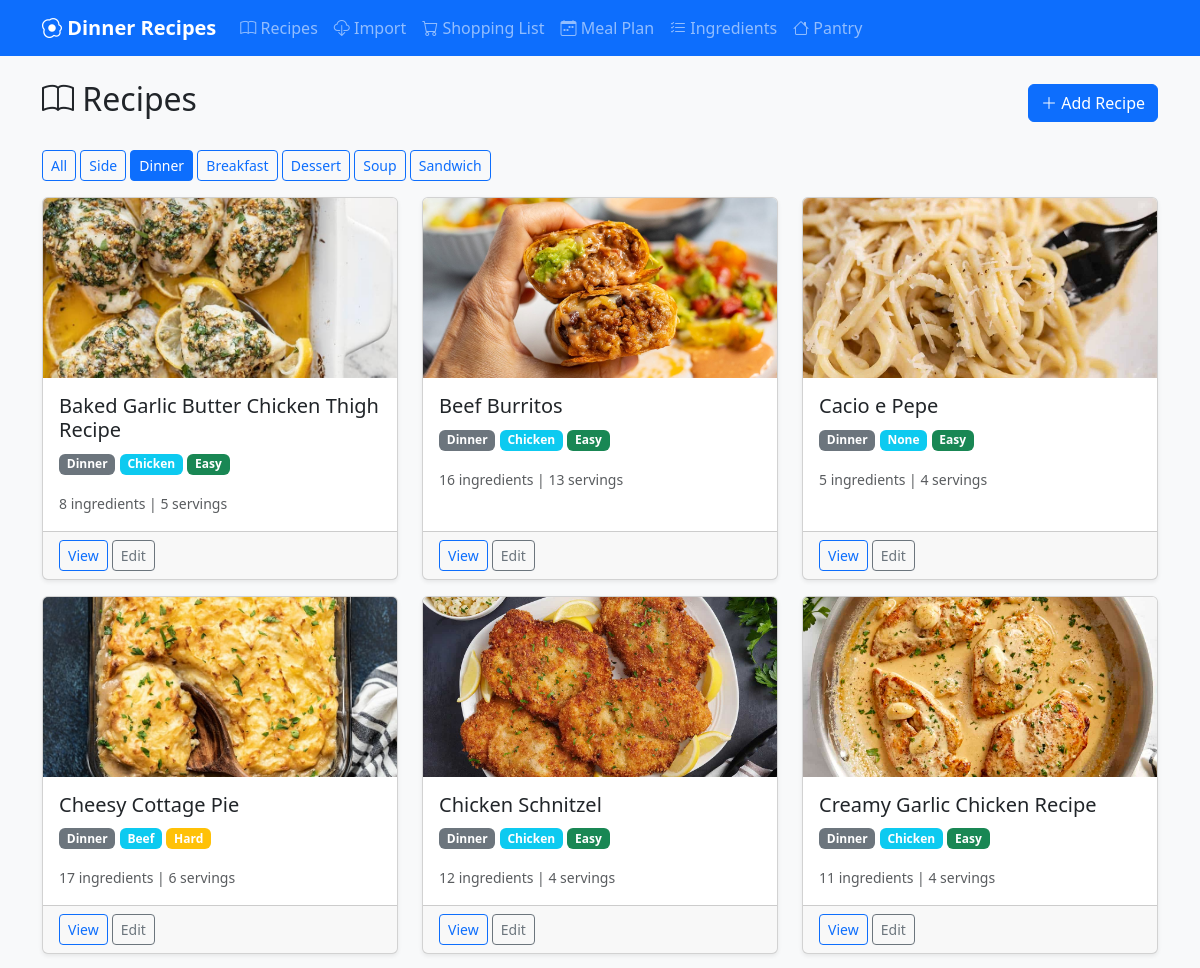
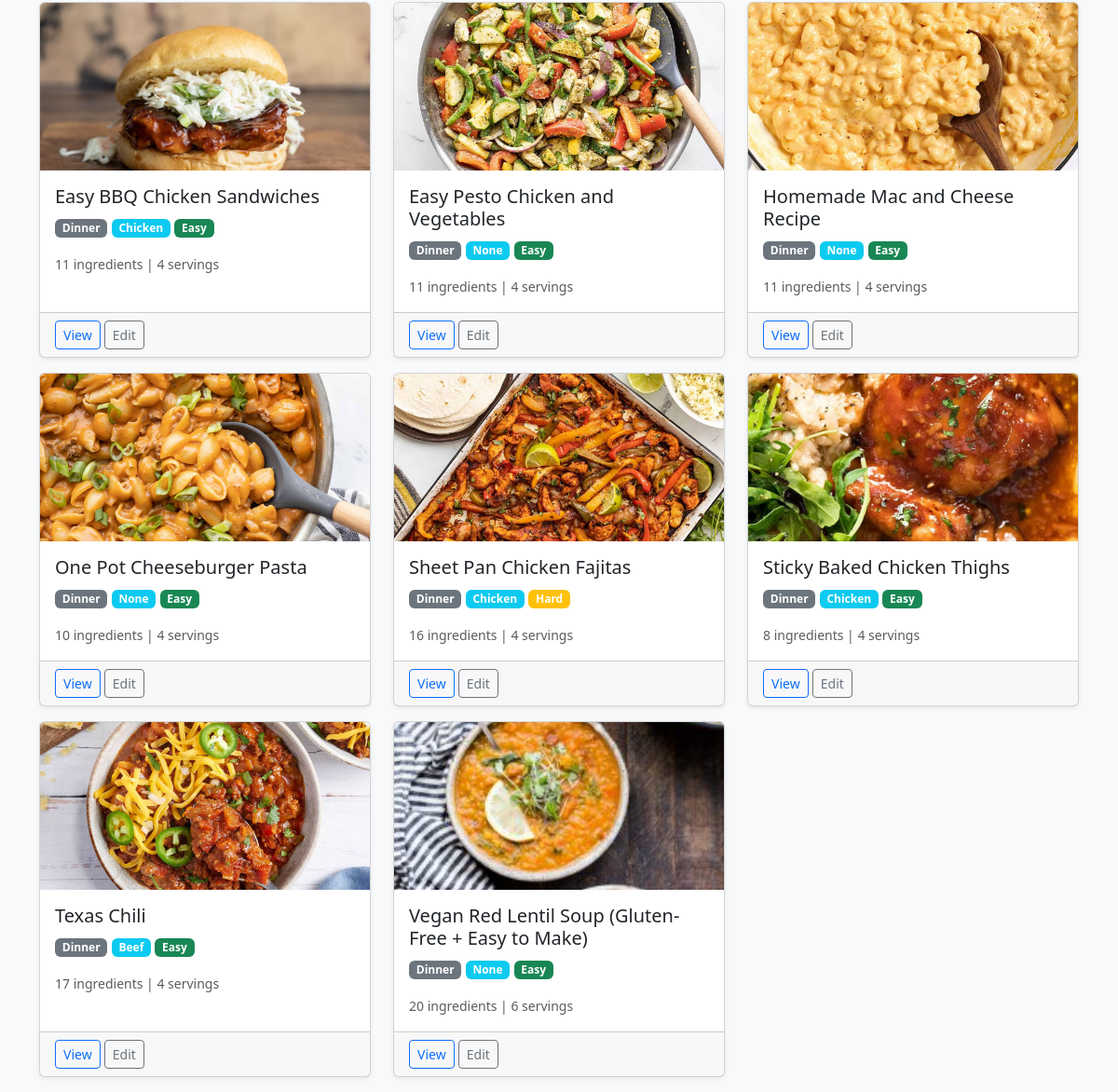
Screenshot of /recipes?category=Dinner with the database file from the repository (2 pictures, top to bottom).
### app.py (models this page shows)
class Recipe(db.Model):
    id = db.Column(db.Integer, primary_key=True)
    name = db.Column(db.String(100), unique=True, nullable=False, index=True)
    category = db.Column(db.String(50), default='Dinner', index=True)
    difficulty = db.Column(db.String(20), default='Easy')
    protein_type = db.Column(db.String(20), default='None', index=True)
    servings = db.Column(db.Integer, default=4)
    instructions = db.Column(db.Text, default='')
    image = db.Column(db.String(255), default='')
    source_url = db.Column(db.String(500), default='')
    ingredients = db.relationship('RecipeIngredient', backref='recipe', lazy=True, cascade='all, delete-orphan')

### app.py (the view)
@app.route('/recipes')
def recipes_list():
    category = request.args.get('category', 'all')
    if category == 'all':
        recipes = Recipe.query.order_by(Recipe.category, Recipe.name).all()
    else:
        recipes = Recipe.query.filter_by(category=category).order_by(Recipe.name).all()
    categories = db.session.query(Recipe.category).distinct().all()
    return render_template('recipes.html', recipes=recipes, categories=[c[0] for c in categories], selected_category=category)

### templates/recipes.html (shortened to what this page needs)
{% extends 'base.html' %}
{% block content %}
<div class="d-flex justify-content-between align-items-center mb-4">
    <h2><i class="bi bi-book"></i> Recipes</h2>
    <a href="{{ url_for('recipe_add') }}" class="btn btn-primary">
        <i class="bi bi-plus-lg"></i> Add Recipe
    </a>
</div>
<div class="mb-3">
    <a href="{{ url_for('recipes_list', category='all') }}" class="btn btn-sm {{ 'btn-primary' if selected_category == 'all' else 'btn-outline-primary' }}">All</a>
    {% for cat in categories %}
    <a href="{{ url_for('recipes_list', category=cat) }}" class="btn btn-sm {{ 'btn-primary' if selected_category == cat else 'btn-outline-primary' }}">{{ cat }}</a>
    {% endfor %}
</div>
<div class="row">
    {% for recipe in recipes %}
    <div class="col-md-4 mb-3">
        <div class="card h-100">
            {% if recipe.image %}
            <img src="{{ url_for('static', filename='uploads/' + recipe.image) }}" class="card-img-top" alt="{{ recipe.name }}" style="height: 180px; object-fit: cover;">
            {% else %}
            <div class="card-img-top bg-light d-flex align-items-center justify-content-center" style="height: 180px;">
                <i class="bi bi-image text-muted" style="font-size: 3rem;"></i>
            </div>
            {% endif %}
            <div class="card-body">
                <h5 class="card-title">{{ recipe.name }}</h5>
                <p class="card-text">
                    <span class="badge bg-secondary">{{ recipe.category }}</span>
                    <span class="badge bg-info">{{ recipe.protein_type }}</span>
                    <span class="badge {{ 'bg-warning' if recipe.difficulty == 'Hard' else 'bg-success' }}">{{ recipe.difficulty }}</span>
                </p>
                <p class="card-text text-muted">
                    <small>{{ recipe.ingredients|length }} ingredients | {{ recipe.servings }} servings</small>
                </p>
            </div>
            <div class="card-footer">
                <a href="{{ url_for('recipe_view', id=recipe.id) }}" class="btn btn-sm btn-outline-primary">View</a>
                <a href="{{ url_for('recipe_edit', id=recipe.id) }}" class="btn btn-sm btn-outline-secondary">Edit</a>
            </div>
        </div>
    </div>
    {% else %}
    <div class="col-12">
        <p class="text-muted">No recipes found. <a href="{{ url_for('recipe_add') }}">Add your first recipe!</a></p>
    </div>
    {% endfor %}
</div>
{% endblock %}

### static/css/style.css (style rules this page uses)
body { background-color: #f8f9fa; }
.card { box-shadow: 0 0.125rem 0.25rem rgba(0, 0, 0, 0.075); }

### rows the page displays
Recipe: image (picture), name "Baked Garlic Butter Chicken Thigh Recipe", category "Dinner", protein_type "Chicken", difficulty "Easy", ingredients|length "8", servings "5"
Recipe: image (picture), name "Beef Burritos", category "Dinner", protein_type "Chicken", difficulty "Easy", ingredients|length "16", servings "13"
Recipe: image (picture), name "Cacio e Pepe", category "Dinner", protein_type "None", difficulty "Easy", ingredients|length "5", servings "4"
Recipe: image (picture), name "Cheesy Cottage Pie", category "Dinner", protein_type "Beef", difficulty "Hard", ingredients|length "17", servings "6"
Recipe: image (picture), name "Chicken Schnitzel", category "Dinner", protein_type "Chicken", difficulty "Easy", ingredients|length "12", servings "4"
Recipe: image (picture), name "Creamy Garlic Chicken Recipe", category "Dinner", protein_type "Chicken", difficulty "Easy", ingredients|length "11", servings "4"
Recipe: image (picture), name "Easy BBQ Chicken Sandwiches", category "Dinner", protein_type "Chicken", difficulty "Easy", ingredients|length "11", servings "4"
Recipe: image (picture), name "Easy Pesto Chicken and Vegetables", category "Dinner", protein_type "None", difficulty "Easy", ingredients|length "11", servings "4"
Recipe: image (picture), name "Homemade Mac and Cheese Recipe", category "Dinner", protein_type "None", difficulty "Easy", ingredients|length "11", servings "4"
Recipe: image (picture), name "One Pot Cheeseburger Pasta", category "Dinner", protein_type "None", difficulty "Easy", ingredients|length "10", servings "4"
Recipe: image (picture), name "Sheet Pan Chicken Fajitas", category "Dinner", protein_type "Chicken", difficulty "Hard", ingredients|length "16", servings "4"
Recipe: image (picture), name "Sticky Baked Chicken Thighs", category "Dinner", protein_type "Chicken", difficulty "Easy", ingredients|length "8", servings "4"
Recipe: image (picture), name "Texas Chili", category "Dinner", protein_type "Beef", difficulty "Easy", ingredients|length "17", servings "4"
Recipe: image (picture), name "Vegan Red Lentil Soup (Gluten-Free + Easy to Make)", category "Dinner", protein_type "None", difficulty "Easy", ingredients|length "20", servings "6"

### other values shown
{{ cat }} "Side" "Dinner" "Breakfast" "Dessert" "Soup" "Sandwich"
